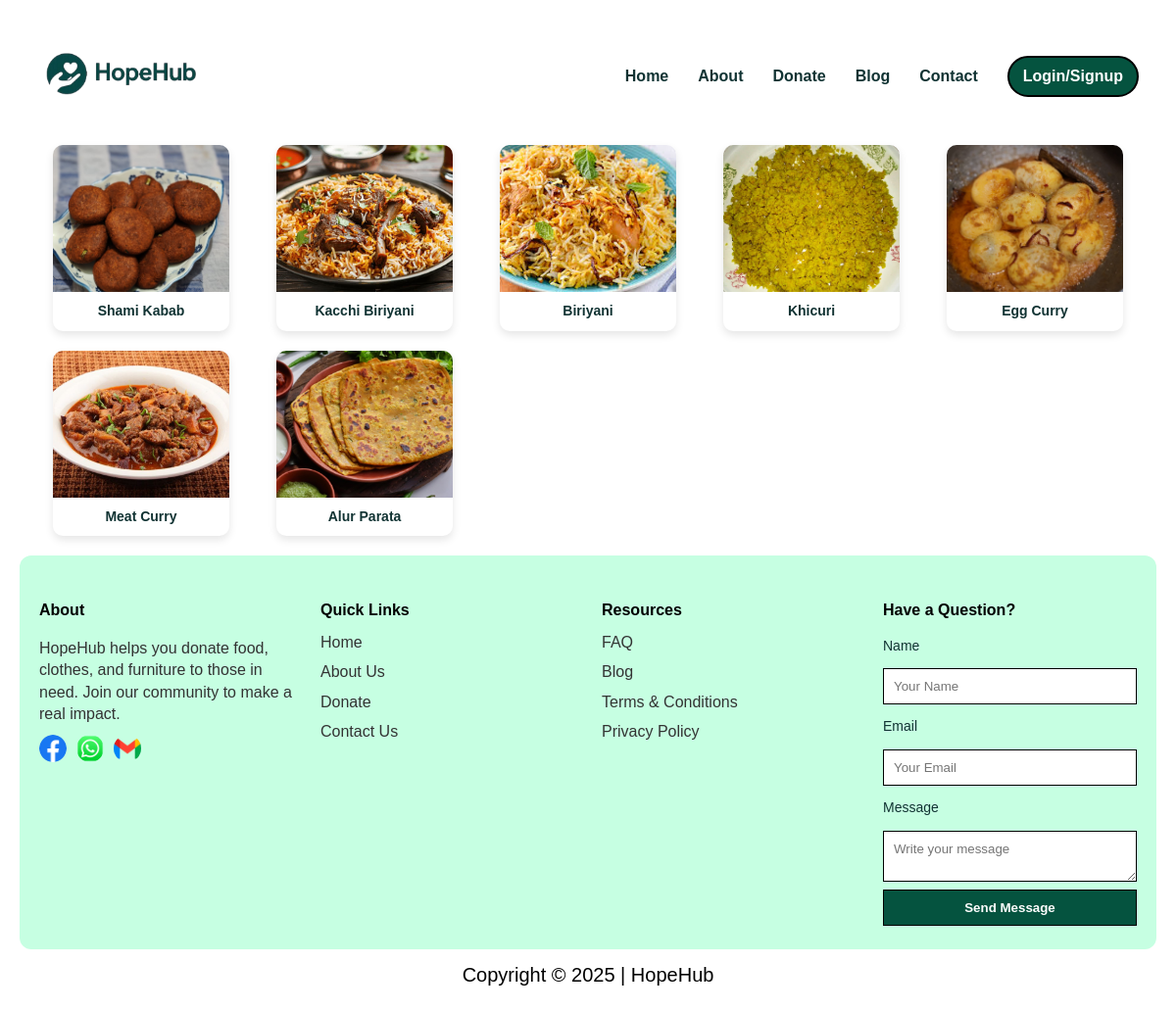
/donations/receive/food/, run on the app's committed database.
### donations/models.py (models this page shows, shortened)
class Donation(models.Model):
    CATEGORY_CHOICES = [
        ('food', 'Food'),
        ('clothes', 'Clothes'),
        ('furniture', 'Furniture'),
    ]
    donor = models.ForeignKey(User, on_delete=models.CASCADE)
    category = models.CharField(max_length=20, choices=CATEGORY_CHOICES)
    item_name = models.CharField(max_length=100)
    item_image = models.ImageField(upload_to='donation_images/')
    quantity = models.PositiveIntegerField()
    address = models.TextField()
    donor_phone = models.CharField(max_length=20, blank=True, null=True)
    donor_address = models.TextField(blank=True, null=True)
    details = models.TextField()
    created_at = models.DateTimeField(auto_now_add=True)

### donations/views.py (the view)
# urls.py: path('receive/food/', views.foodreceive, name='foodreceive'),
def foodreceive(request):
    items = Donation.objects.filter(category='food')
    return render(request, 'donations/foodreceive.html', {'items': items})

### donations/templates/donations/foodreceive.html (shortened to what this page needs)
{% load static %}
<!doctype html>
<html lang="bn">
<head>
  <link rel="stylesheet" href="{% static 'css/style.css' %}">
</head>
<body>
  <div class="wrap">
  <header>
    <div class="brand">
      <img src="{% static 'image/logo.png' %}" alt="HopeHub Logo">
    </div>
    <nav aria-label="Main navigation">
      <a href="{% url 'home' %}">Home</a>
      <a href="{% url 'aboutus' %}">About</a>
      <a href="{% url 'donateform' %}">Donate</a>
      <a href="{% url 'blog' %}">Blog</a>
      <a href="{% url 'contactus' %}">Contact</a>
      {% if user.is_authenticated %}
        <a href="{% url 'profile' %}" class="profile-icon">
          <img src="{% static 'image/profile.png' %}" alt="Profile" style="width:60px; height:40px; border-radius:50%;">
        </a>
      {% else %}
        <a class="cta" href="{% url 'login' %}">Login/Signup</a>
      {% endif %}
    </nav>
  </header>
    <section class="item-gallery">
      {% for item in items %}
        <div class="item-card">
          {% if item.item_image %}
            <a href="{% url 'item_detail' item.id %}">
          <img src="{{ item.item_image.url }}" alt="{{ item.item_name }}">
        </a>
          {% endif %}
          <p>{{ item.item_name }}</p>
        </div>
      {% empty %}
        <p>No donations yet.</p>
      {% endfor %}
    </section>
  <footer>
    <div class="footer-col">
      <h4>About</h4>
      <p>HopeHub helps you donate food, clothes, and furniture to those in need. Join our community to make a real impact.</p>
      <div class="social-icons">
    <a href="https://www.facebook.com" target="_blank">
        <img src="{% static 'image/facebook.png' %}" alt="Facebook">
    </a>
    <a href="https://web.whatsapp.com" target="_blank">
        <img src="{% static 'image/whatsapp.png' %}" alt="WhatsApp">
    </a>
    <a href="https://mail.google.com" target="_blank">
        <img src="{% static 'image/gmail.png' %}" alt="Gmail">
</a>
</div>
    </div>
    <div class="footer-col links">
      <h4>Quick Links</h4>
      <ul>
        <li><a href="{% url 'home' %}">Home</a></li>
        <li><a href="{% url 'aboutus' %}">About Us</a></li>
        <li><a href="{% url 'donateform' %}">Donate</a></li>
        <li><a href="{% url 'contactus' %}">Contact Us</a></li>
      </ul>
    </div>
    <div class="footer-col resources">
      <h4>Resources</h4>
      <ul>
        <li><a href="{% url 'faq' %}">FAQ</a></li>
        <li><a href="{% url 'blog' %}">Blog</a></li>
        <li><a href="{% url 'termsconditions' %}">Terms & Conditions</a></li>
        <li><a href="{% url 'privacypolicy' %}">Privacy Policy</a></li>
      </ul>
    </div>
    <div class="footer-col contact-form" style="max-width:320px">
      <h4>Have a Question?</h4>
      <form class="contact-form" action="https://api.web3forms.com/submit" method="POST">
              <label>Name</label>
              <input type="text" name="name" placeholder="Your Name">
              <label>Email</label>
              <input type="email" name="email" placeholder="Your Email">
              <label>Message</label>
              <textarea name="message" placeholder="Write your message"></textarea>
              <button type="submit">Send Message</button>
          </form>
    </div>
  </footer>
  <div class="copyright">
    Copyright &copy; 2025 | HopeHub
  </div>
</div>
</body>
</html>

### static/css/style.css (style rules this page uses)
:root { --green: #05533f; --green-dark: #076b25; --accent:#f1fdf6; --muted: #ffffff; --soft:#eafdf3; --radius:14px; --shadow: 0 6px 20px rgba(16,42,30,0.08); font-family: "Inter", system-ui, sans-serif; }
* { box-sizing:border-box }
body, h1, h2, h3, h4, h5, h6, input, textarea, button, p { font-family: 'Inria Sans', sans-serif; }
body { margin:0; background: #ffffff; color:#133; line-height:1.4; justify-content: center; align-items: center; display: flex; }
a { color:inherit;text-decoration:none }
img { max-width:100%;display:block }
.wrap { max-width: 1440px; width: 100%; margin:28px auto; padding:0 20px; }
header { width:100%; height:100px; background:white; padding:14px 18px; display:flex; justify-content:space-between; align-items:center; }
.brand img { width:180px; height:auto; }
nav { display:flex; gap:30px; align-items:center; font-weight:600; margin-left:auto; }
.cta { background: var(--green); color: white; padding: 8px 14px; border-radius:25px; border:2px solid black; font-weight:700; transition: background 0.3s; }
footer { background: #C6FFE2; padding: 24px 20px; display: flex; flex-wrap: wrap; gap: 28px; border-radius: 12px; }
footer .footer-col { flex: 1 1 200px; }
footer .footer-col h4 { font-weight: 700; margin-bottom: 10px; color: #000; }
footer .footer-col p { font-weight: 400; color: #333; margin-bottom: 10px; line-height: 1.4; }
footer .footer-col ul { list-style: none; padding-left: 0; margin: 0; }
footer .footer-col ul li { margin-bottom: 8px; color: #333; cursor: pointer; }
footer .social-icons { display: flex; gap: 10px; margin-top: 8px; }
.footer-col .social-icons img { width: 28px; height: 28px; object-fit: cover; border-radius: 50%; }
.copyright { text-align: center; color: #000; font-size: 20px; margin: 12px 0 20px 0; }
.contact-form input,.contact-form textarea { width:100%; padding:10px; margin:8px 0; border: 1px solid black; }
.contact-form button { background:var(--green); color:white; padding:10px 12px; border: 1px solid black; cursor:pointer; font-weight:700; }
form { display: flex; flex-direction: column; }
label { text-align: left; font-size: 14px; margin: 5px 0; }
input { padding: 10px; margin: 6px 0 12px 0; border: none; background: #ffffff; }

### donations/templates/donations/foodreceive.html (style rules this page uses)
.item-gallery { display: grid; grid-template-columns: repeat(auto-fill, minmax(180px, 1fr)); gap: 20px; padding: 20px; justify-items: center; }
.item-card { background-color: #fff; border-radius: 10px; overflow: hidden; text-align: center; box-shadow: 0 4px 8px rgba(0,0,0,0.1); width: 180px; }
.item-card img { width: 100%; height: 150px; object-fit: cover; display: block; }
.item-card p { margin: 10px 0; font-weight: bold; font-size: 14px; }

### data on the page
Donation: item_image (picture), item_name "Shami Kabab"
Donation: item_image (picture), item_name "Kacchi Biriyani"
Donation: item_image (picture), item_name "Biriyani"
Donation: item_image (picture), item_name "Khicuri"
Donation: item_image (picture), item_name "Egg Curry"
Donation: item_image (picture), item_name "Meat Curry"
Donation: item_image (picture), item_name "Alur Parata"
